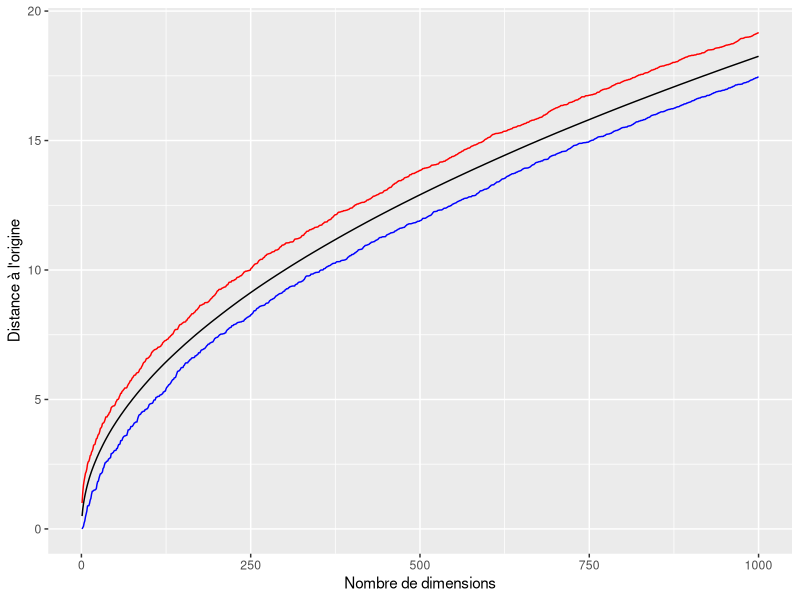
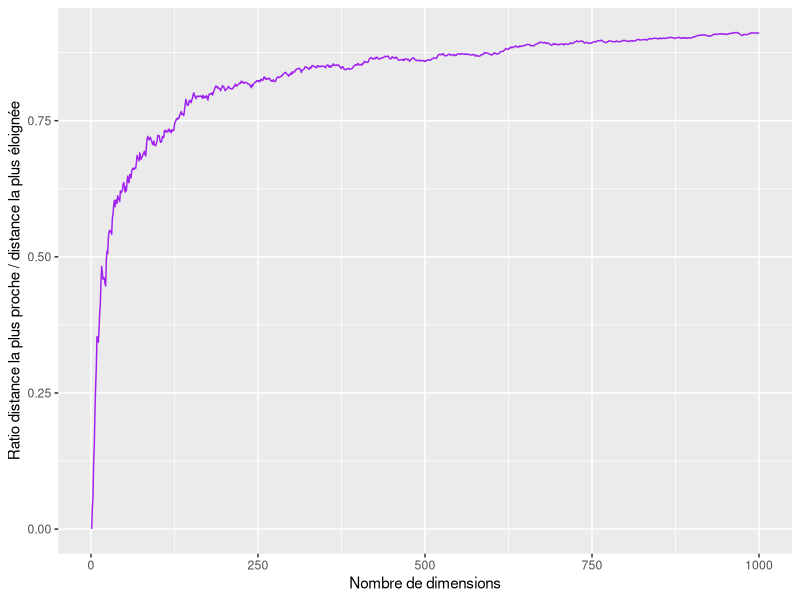

The R script that drew these images, in order:
### Illustration fleau de la dimension
set.seed(1234)
MAT <- matrix(runif(2000000),ncol=1000,nrow=2000)
head(MAT)
dim(MAT)
tmp <- MAT[,1]
tmp <- sqrt(tmp^2)
length(tmp)
m1 = min(tmp)
m2 = max(tmp)
m = mean(tmp)
################
tmp <- MAT[,1:2]
tmp <- tmp^2
tmp <- sqrt(rowSums(tmp))
min(tmp)
max(tmp)

### on va généraliser
resMin = 1:1000 + NA
resMax = 1:1000 + NA
resMoy = 1:1000 + NA
resMin[1] = m1
resMax[1] = m2
resMoy[1] = m
for(i in 2:1000)
{
  disTemp = sqrt(rowSums(MAT[,1:i]^2))
  resMin[i] = min(disTemp)
  resMax[i] = max(disTemp)
  resMoy[i] = mean(disTemp)
}

# et afficher
library(ggplot2)
ggplot(data = data.frame(id=1:1000, min=resMin, max=resMax, moy=resMoy, ratio=resMin/resMax)) +
  aes(x=id) +
  geom_line(aes(y=moy), color="black", ) +
  geom_line(aes(y=max), color="red") + 
  geom_line(aes(y=min), color="blue") +
  xlab("Nombre de dimensions") + 
  ylab("Distance à l'origine")

ggplot(data = data.frame(id=1:1000, ratio=resMin/resMax)) +
  aes(x=id) +
  geom_line(aes(y=ratio), color="purple")+
  xlab("Nombre de dimensions") + 
  ylab("Ratio distance la plus proche / distance la plus éloignée")
